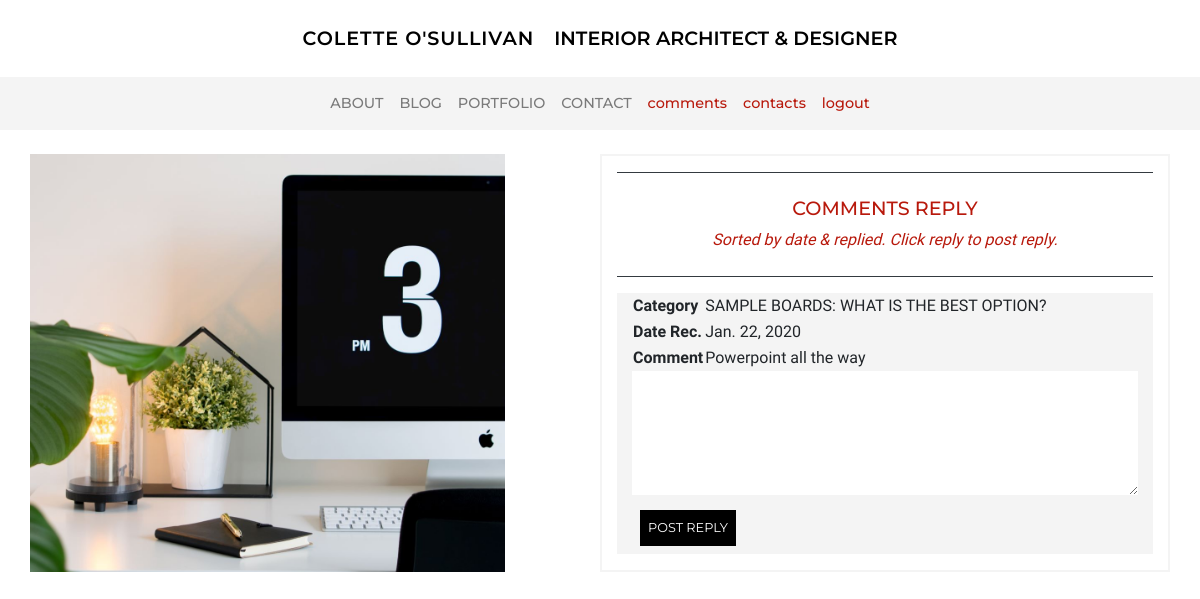
Before: /blog/comments/2 (signed in) with the older database file.
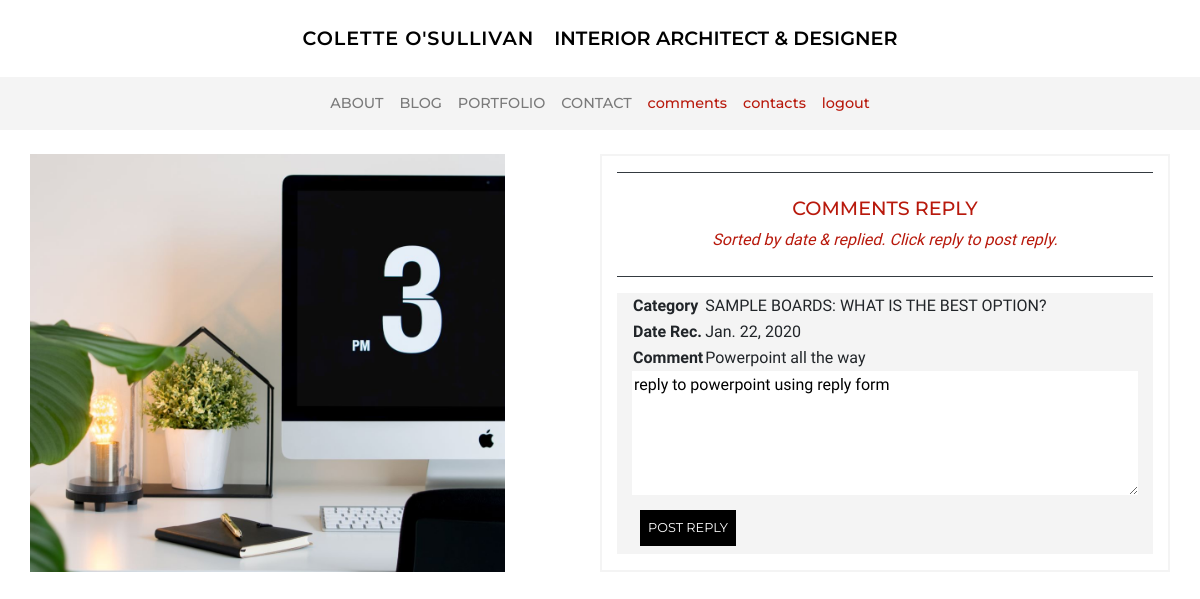
After: the same page with the newer database file.
### blog/models.py (models this page shows, shortened)
class Comment(models.Model):
    blog = models.ForeignKey('Blog', on_delete=models.CASCADE, related_name='comments')
    date = models.DateField(default=timezone.now)
    content = models.TextField() # don't want this to blank ever
    reply = models.TextField(blank=True)

class Blog(models.Model):
    category = models.ForeignKey('Category', on_delete=models.CASCADE, related_name='blogs') # no null !!!
    title = models.CharField(max_length=50) # char blank - no blank
    date = models.DateField(default=timezone.now) # auto
    image = models.ImageField(default='blog_default.jpg', upload_to='blog_images') # image blank
    content = models.TextField(blank=True) # text blank
    order = models.IntegerField(null=True, blank=True) # null ok - should not be required in form!!!
    exclude = models.BooleanField(default=False) # yes no

### blog/views.py (the view)
# urls.py: path('comments/<pk>', views.reply, name='comment_reply'),
@login_required
def reply(request, pk):
    comment = Comment.objects.get(pk=pk)
    form = ReplyForm()
    if request.method == 'POST':
        form = ReplyForm(request.POST, instance=comment) # POST the form data
        if form.is_valid():
            form.save()
            messages.success(request, f'Reply added')
            return redirect('comments')
    else:
        form = ReplyForm(instance=comment) # POST the form data - don't think I need this
    context = {'comment': comment, 'form': form}
    return render(request, 'blog/reply.html', context) #why can I access user. in template???

### blog/forms.py
class ReplyForm(forms.ModelForm):
    class Meta:
        model = Comment
        fields = ['reply']
        labels = {'reply': _(''),}
        widgets = {'reply': Textarea(attrs={'rows':5, 'class': 'textarea-style'}),}

### blog/templates/blog/reply.html (shortened to what this page needs)
{% extends 'base.html' %}
{% load static %}
{% block content%}
<section class="row mb-4">
    <div class="d-none d-md-block col-md-5 col-lg-5  background-contact"
        style="background-image: url({% static 'images/contact2.jpg' %})">
    </div>
    <div class="col-12 col-md-7 col-lg-6 offset-lg-1 border-stone">
        <div class="border-top border-bottom border-dark p-2 mt-3 client">
            <h1 class="text-center mt-3 client">Comments Reply</h1>
            <p class="italics text-center client">Sorted by date & replied. <br class="d-block d-md-none">Click reply to
                post reply.</p>
        </div>
            <div class="col-12 stone mb-3">
            <table class="mt-3">
                <tr>
                    <td><strong>Category</strong></td>
                    <td>{{ comment.blog.title }}</td>
                </tr>
                <tr>
                    <td><strong>Date Rec.</strong></td>
                    <td>{{ comment.date }}</td>
                </tr>
                <tr>
                    <td><strong>Comment</strong></td>
                    <td>{{ comment.content}}</td>
                </tr>
            </table>
            <form method="POST">
                {{ form }}
             <button type="submit">POST REPLY</button>
            </form>
                </div>
</section>
{% endblock %}

Changed rows visible on the page:
changed Comment "Powerpoint all the way": reply (not shown) → "reply to powerpoint using reply form"
